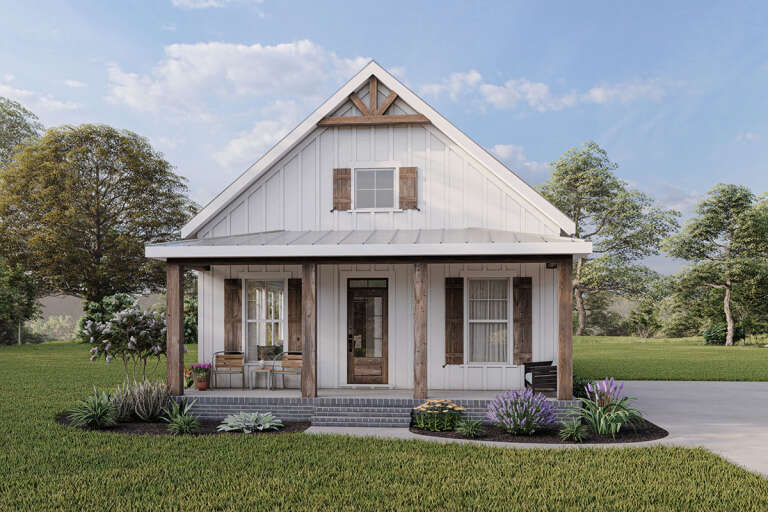
#> input picture images/input.jpg, 768 x 512 px, found by its file name
$ python edge_detection.py
#> lines starting #> are read from the running program, lines starting #| are printed output that depends on the picture
'''
Test file to test github CI
'''

import cv2

def edge_detection(input_path, output_path):
    # Load the image
#> called with input_path = 'images/input.jpg', output_path = 'output/edges.jpg'
    image = cv2.imread(input_path, cv2.IMREAD_GRAYSCALE)
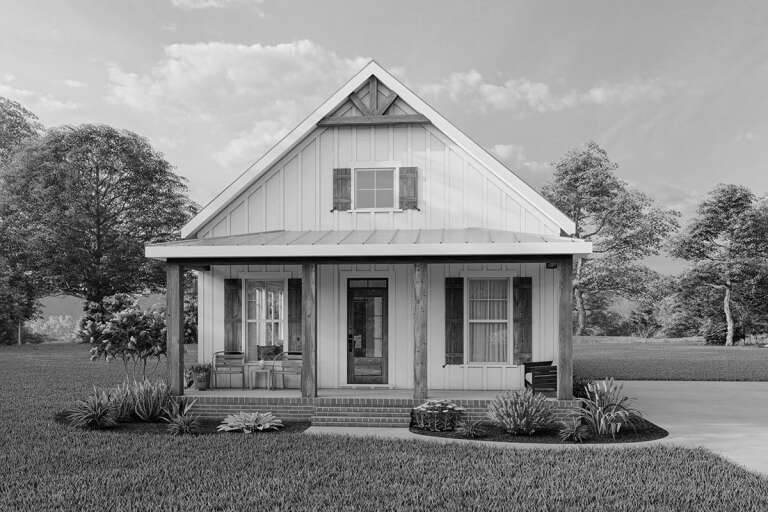
#> image: shape (512, 768); min 0, max 252, mean 137.1

    # Perform edge detection using Canny
    edges = cv2.Canny(image, 100, 200)
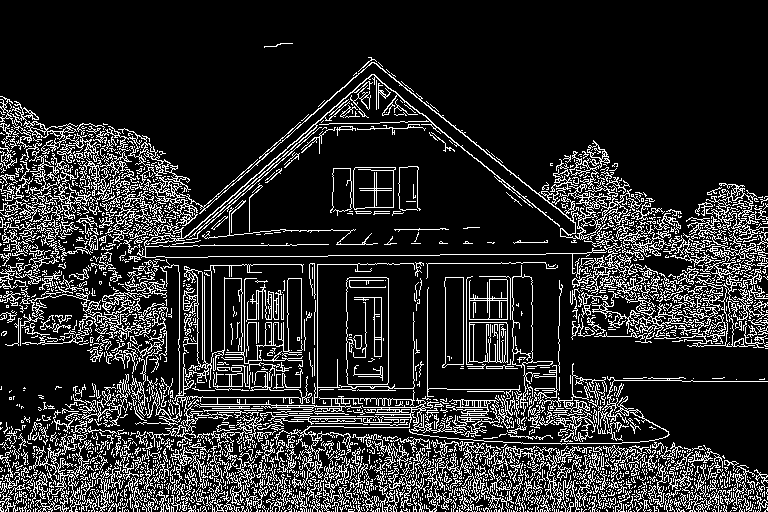
#> edges: shape (512, 768); 16.5% white in thin lines or dots

    # Save the output image
    cv2.imwrite(output_path, edges)

if __name__ == "__main__":
    input_image = "images/input.jpg"
    output_image = "output/edges.jpg"
    edge_detection(input_image, output_image)

$ run again, with images/empty_lot_1.jpg copied over images/input.jpg
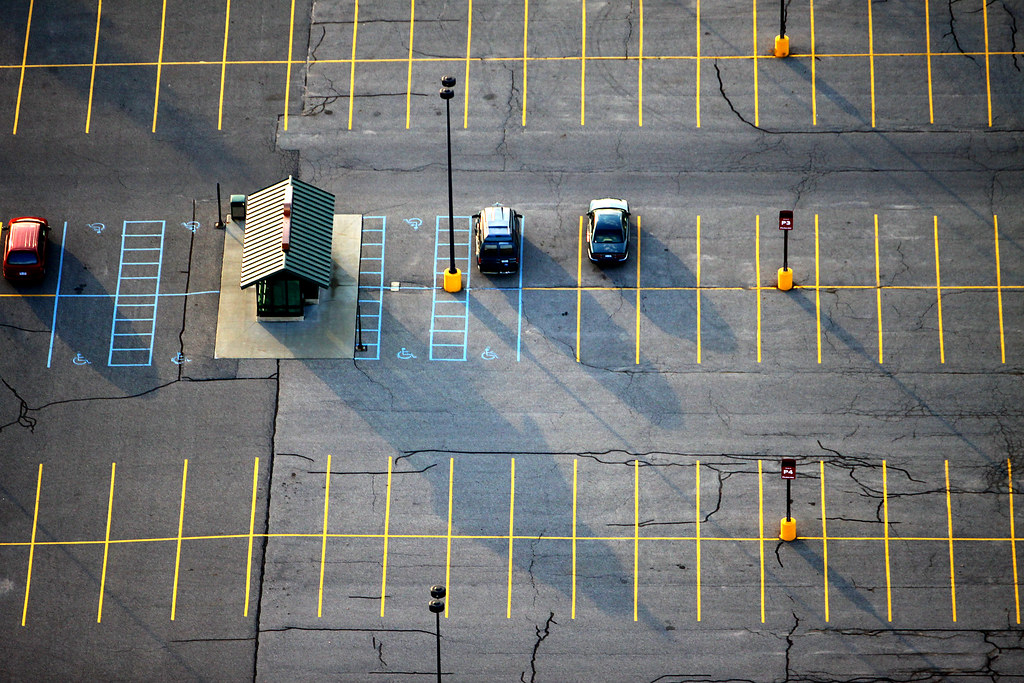
#> input picture images/empty_lot_1.jpg, 1024 x 683 px, found by its file name
#> in edge_detection, `image = cv2.imread(input_path, cv2.IMREAD_GRAYSCALE)`:
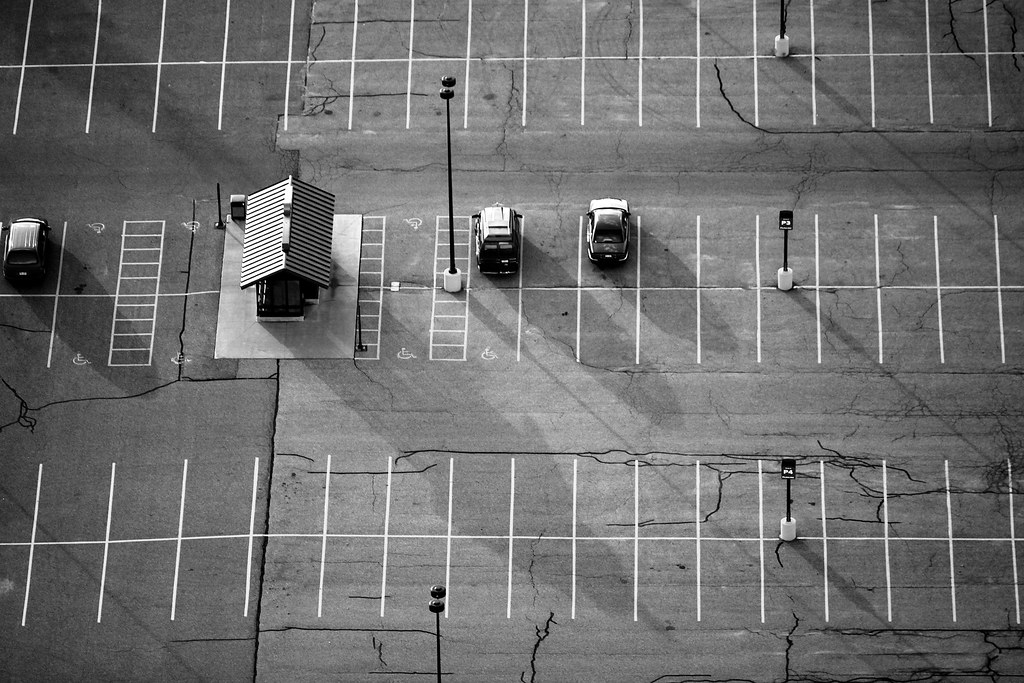
#> image: shape (683, 1024); min 0, max 255, mean 110.5
#> in edge_detection, `edges = cv2.Canny(image, 100, 200)`:
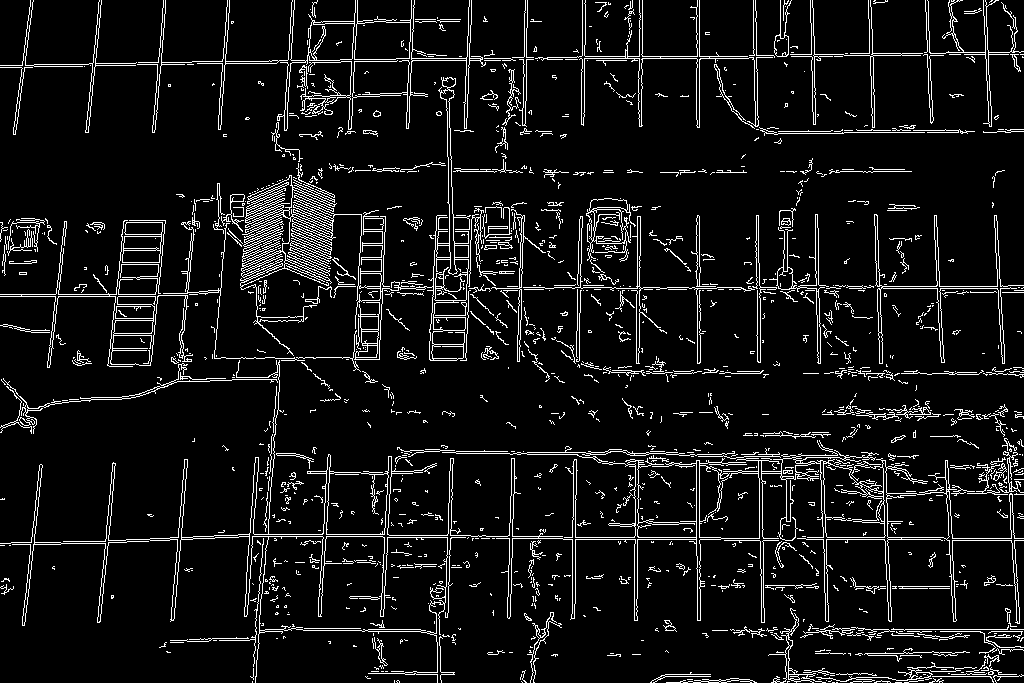
#> edges: shape (683, 1024); 7.8% white in thin lines or dots

$ run again, with images/mostly_empty.jpg copied over images/input.jpg
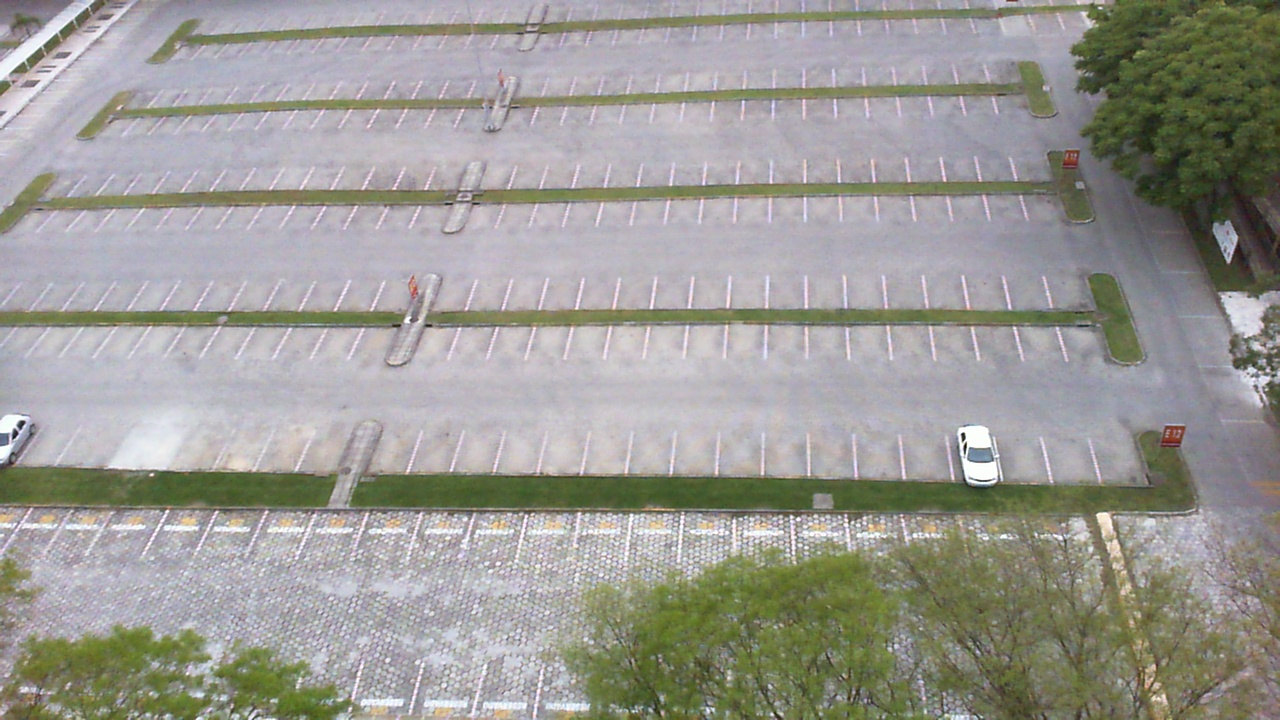
#> input picture images/mostly_empty.jpg, 1280 x 720 px, found by its file name
#> in edge_detection, `image = cv2.imread(input_path, cv2.IMREAD_GRAYSCALE)`:
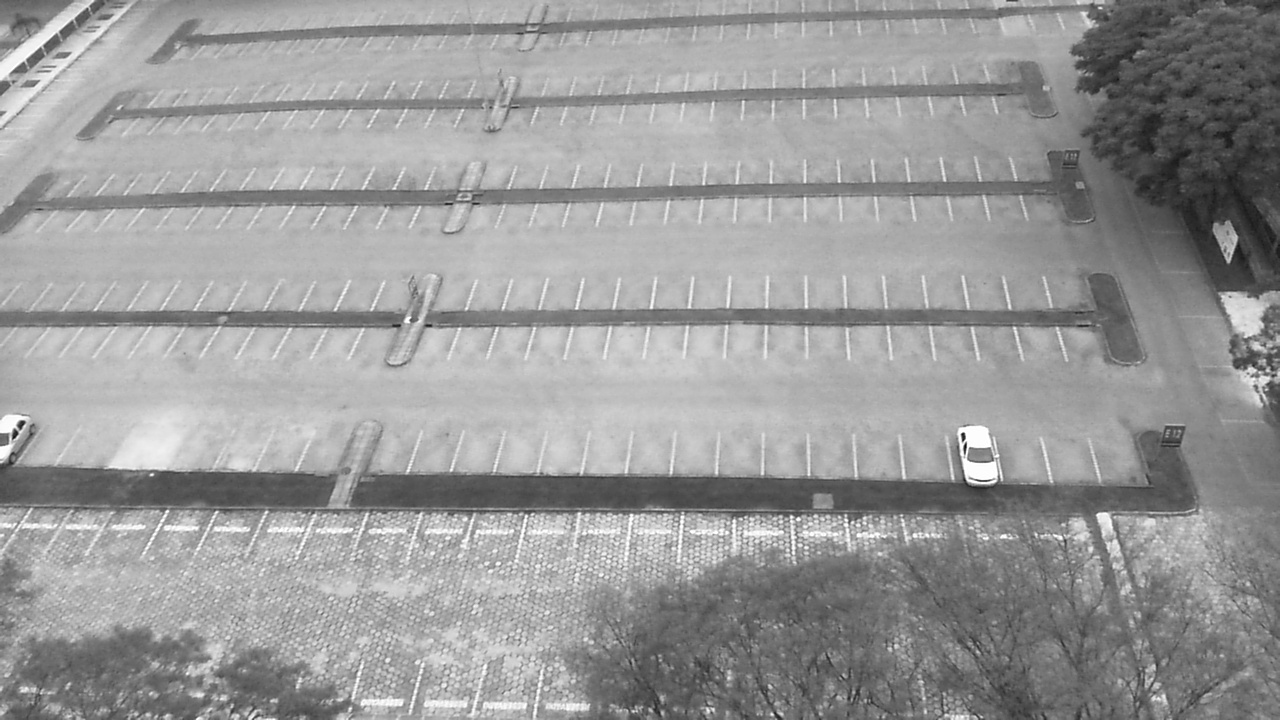
#> image: shape (720, 1280); min 11, max 255, mean 153.5
#> in edge_detection, `edges = cv2.Canny(image, 100, 200)`:
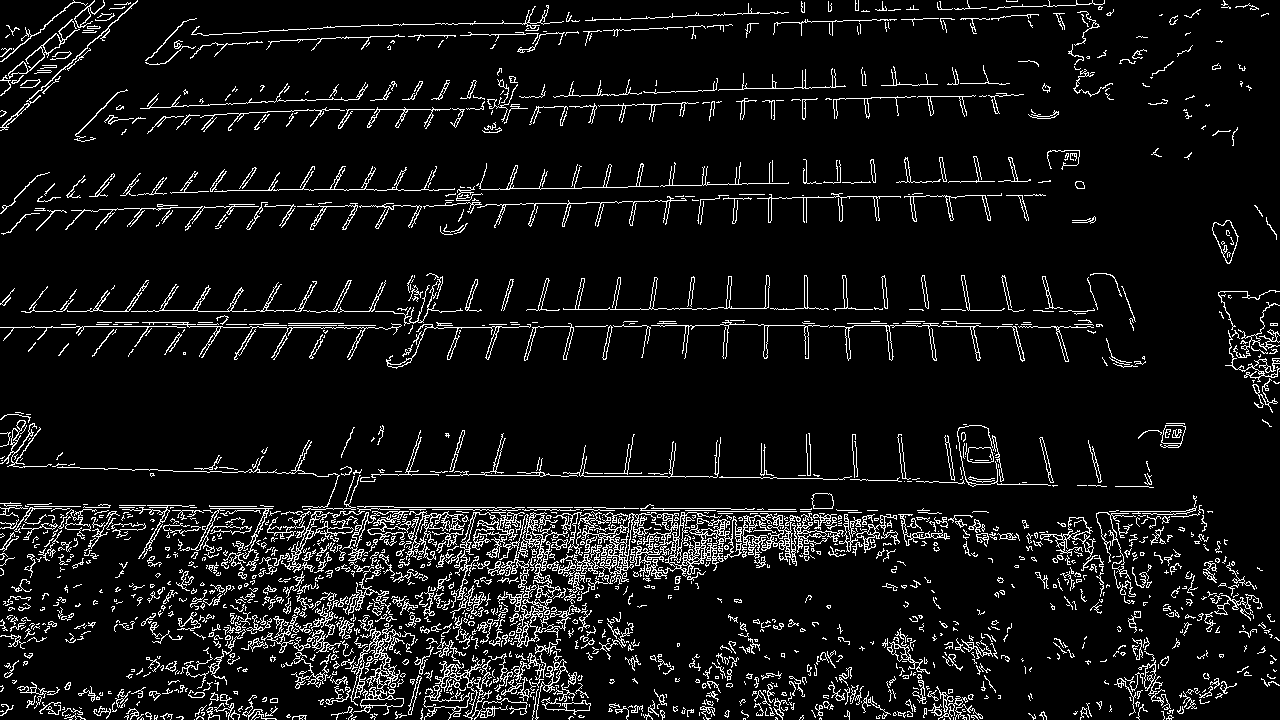
#> edges: shape (720, 1280); 7.8% white in thin lines or dots
